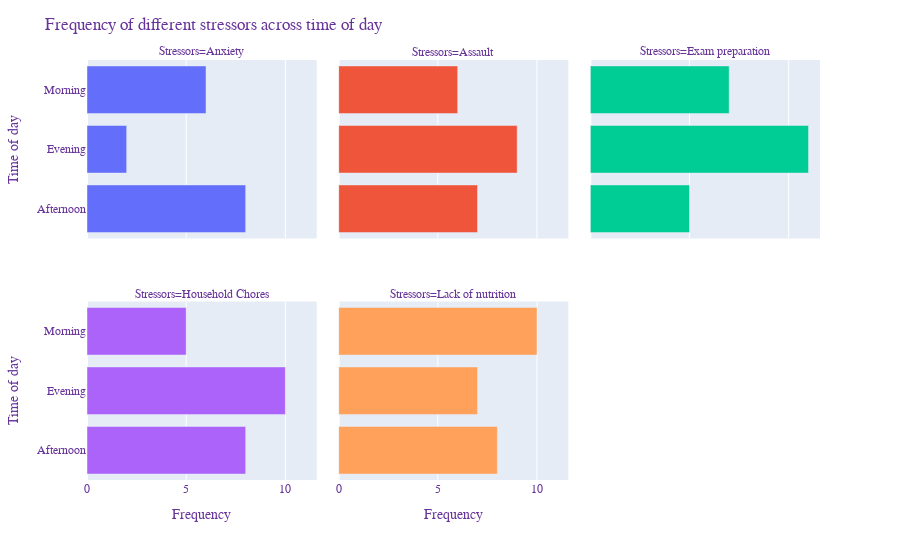

The notebook cell this image was saved under:
### Code cell
import plotly.express as px
import pandas as pd
import plotly.graph_objects as go
import pandas as pd
from pandas.api.types import CategoricalDtype
                       
cats = [ 'Mon', 'Tue', 'Wed', 'Thu', 'Fri', 'Sat', 'Sun']
df = pd.read_csv("Stressors_weekdays_timeofday.csv")
temp3=df.groupby(['Time of day',"Stressors"], as_index=False)['Frequency'].sum()
# temp3['Day'] = pd.Categorical(temp3['Day'], categories=cats, ordered=True)
# temp3 = temp3.sort_values(['Day'])
fig7 = px.bar(temp3, x="Frequency", y="Time of day", facet_col="Stressors", orientation='h',
             color="Stressors",facet_col_spacing=0.03,facet_row_spacing=0.15,facet_col_wrap=3,
              category_orders={"Day":cats}
            )


fig7.update_layout(barmode='overlay')
# fig.update_yaxes(matches=None)
# fig9.update_yaxes( secondary_y=False)
# fig7.update_xaxes( secondary_x=False)
fig7.update_layout(showlegend=False)
# fig9.update_xaxes(showgrid=True, ticks="outside")
# fig9.update_yaxes(showgrid=True, ticks="outside")

fig7.update_layout(
    
    xaxis_title="Frequency",
    title="Frequency of different stressors across time of day",
    legend_title="Week",
    font=dict(
        family="Courier New, monospace",
        size=12,
        color="RebeccaPurple"
    )
)
# fig9.show()

### Figure 1 — Plotly figure (JSON) as saved in the notebook; plotly's stock layout.template omitted (floating-point values rounded to 4 significant figures)
{"data": [{"alignmentgroup": "True", "hovertemplate": "Stressors=Anxiety<br>Frequency=%{x}<br>Time of day=%{y}<extra></extra>", "legendgroup": "Anxiety", "marker": {"color": "#636efa"}, "name": "Anxiety", "offsetgroup": "Anxiety", "orientation": "h", "showlegend": true, "textposition": "auto", "type": "bar", "x": [8, 2, 6], "xaxis": "x4", "y": ["Afternoon", "Evening", "Morning"], "yaxis": "y4"}, {"alignmentgroup": "True", "hovertemplate": "Stressors=Assault<br>Frequency=%{x}<br>Time of day=%{y}<extra></extra>", "legendgroup": "Assault", "marker": {"color": "#EF553B"}, "name": "Assault", "offsetgroup": "Assault", "orientation": "h", "showlegend": true, "textposition": "auto", "type": "bar", "x": [7, 9, 6], "xaxis": "x5", "y": ["Afternoon", "Evening", "Morning"], "yaxis": "y5"}, {"alignmentgroup": "True", "hovertemplate": "Stressors=Exam preparation<br>Frequency=%{x}<br>Time of day=%{y}<extra></extra>", "legendgroup": "Exam preparation", "marker": {"color": "#00cc96"}, "name": "Exam preparation", "offsetgroup": "Exam preparation", "orientation": "h", "showlegend": true, "textposition": "auto", "type": "bar", "x": [5, 11, 7], "xaxis": "x6", "y": ["Afternoon", "Evening", "Morning"], "yaxis": "y6"}, {"alignmentgroup": "True", "hovertemplate": "Stressors=Household Chores<br>Frequency=%{x}<br>Time of day=%{y}<extra></extra>", "legendgroup": "Household Chores", "marker": {"color": "#ab63fa"}, "name": "Household Chores", "offsetgroup": "Household Chores", "orientation": "h", "showlegend": true, "textposition": "auto", "type": "bar", "x": [8, 10, 5], "xaxis": "x", "y": ["Afternoon", "Evening", "Morning"], "yaxis": "y"}, {"alignmentgroup": "True", "hovertemplate": "Stressors=Lack of nutrition<br>Frequency=%{x}<br>Time of day=%{y}<extra></extra>", "legendgroup": "Lack of nutrition", "marker": {"color": "#FFA15A"}, "name": "Lack of nutrition", "offsetgroup": "Lack of nutrition", "orientation": "h", "showlegend": true, "textposition": "auto", "type": "bar", "x": [8, 7, 10], "xaxis": "x2", "y": ["Afternoon", "Evening", "Morning"], "yaxis": "y2"}], "layout": {"annotations": [{"font": {}, "showarrow": false, "text": "Stressors=Household Chores", "x": 0.1567, "xanchor": "center", "xref": "paper", "y": 0.425, "yanchor": "bottom", "yref": "paper"}, {"font": {}, "showarrow": false, "text": "Stressors=Lack of nutrition", "x": 0.5, "xanchor": "center", "xref": "paper", "y": 0.425, "yanchor": "bottom", "yref": "paper"}, {"font": {}, "showarrow": false, "text": "Stressors=Anxiety", "x": 0.1567, "xanchor": "center", "xref": "paper", "y": 1, "yanchor": "bottom", "yref": "paper"}, {"font": {}, "showarrow": false, "text": "Stressors=Assault", "x": 0.5, "xanchor": "center", "xref": "paper", "y": 1, "yanchor": "bottom", "yref": "paper"}, {"font": {}, "showarrow": false, "text": "Stressors=Exam preparation", "x": 0.8433, "xanchor": "center", "xref": "paper", "y": 1, "yanchor": "bottom", "yref": "paper"}], "barmode": "overlay", "font": {"color": "RebeccaPurple", "family": "Courier New, monospace", "size": 12}, "legend": {"title": {"text": "Week"}, "tracegroupgap": 0}, "margin": {"t": 60}, "showlegend": false, "title": {"text": "Frequency of different stressors across time of day"}, "xaxis": {"anchor": "y", "domain": [0, 0.3133], "title": {"text": "Frequency"}}, "xaxis2": {"anchor": "y2", "domain": [0.3433, 0.6567], "matches": "x", "title": {"text": "Frequency"}}, "xaxis3": {"anchor": "y3", "domain": [0.6867, 1.0], "matches": "x", "title": {"text": "Frequency"}}, "xaxis4": {"anchor": "y4", "domain": [0, 0.3133], "matches": "x", "showticklabels": false}, "xaxis5": {"anchor": "y5", "domain": [0.3433, 0.6567], "matches": "x", "showticklabels": false}, "xaxis6": {"anchor": "y6", "domain": [0.6867, 1.0], "matches": "x", "showticklabels": false}, "yaxis": {"anchor": "x", "domain": [0, 0.425], "title": {"text": "Time of day"}}, "yaxis2": {"anchor": "x2", "domain": [0, 0.425], "matches": "y", "showticklabels": false}, "yaxis3": {"anchor": "x3", "domain": [0, 0.425], "matches": "y", "showticklabels": false}, "yaxis4": {"anchor": "x4", "domain": [0.575, 1], "matches": "y", "title": {"text": "Time of day"}}, "yaxis5": {"anchor": "x5", "domain": [0.575, 1], "matches": "y", "showticklabels": false}, "yaxis6": {"anchor": "x6", "domain": [0.575, 1], "matches": "y", "showticklabels": false}}}
